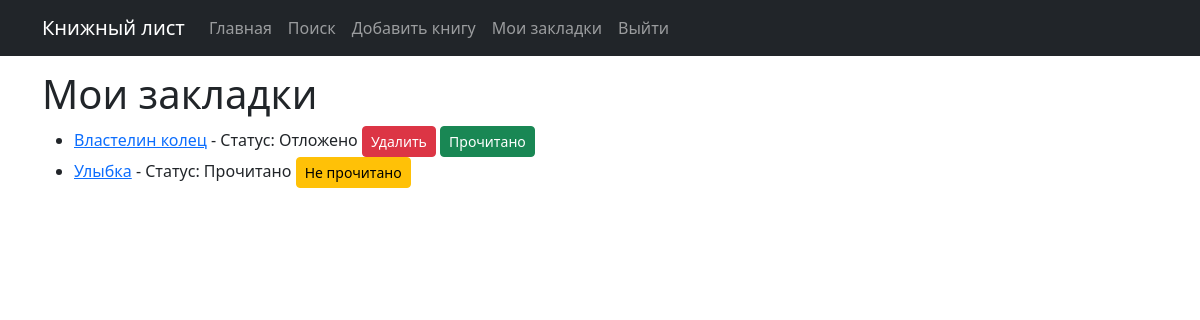
The page /bookmarks/ (signed in) on the database its author committed.
### core/models.py (models this page shows, shortened)
class Bookmark(models.Model):
    user = models.ForeignKey(settings.AUTH_USER_MODEL, on_delete=models.CASCADE, related_name='bookmarks')
    book = models.ForeignKey(Book, on_delete=models.CASCADE, related_name='bookmarks')
    status = models.CharField(max_length=20, choices=[('read', 'Прочитано'), ('to-read', 'Отложено')])

class Book(models.Model):
    title = models.CharField('Название', max_length=150)
    content = models.TextField('Содержание', blank=True)
    cover = models.ImageField('Обложка', upload_to='photos/%Y/%m/', blank=True, null=True)
    publication_date = models.DateField('Дата публикации')
    author = models.ForeignKey('Author', on_delete=models.CASCADE, verbose_name='Автор', related_name='books')
    genre = models.ForeignKey('Genre', on_delete=models.CASCADE, verbose_name='Жанр', null=True)
    class Meta:
        verbose_name = 'Книга'
        verbose_name_plural = 'Книги'
        ordering = ['publication_date']

### core/views.py (the view)
# urls.py: path('bookmarks/', views.user_bookmarks, name='user_bookmarks'),
@login_required
def user_bookmarks(request):
    bookmarks = Bookmark.objects.filter(user=request.user)
    return render(request, 'user_bookmarks.html', {'bookmarks': bookmarks})

### core/templates/user_bookmarks.html (shortened to what this page needs)
{% extends 'base.html' %}
{% block content %}
<h1>Мои закладки</h1>
<ul>
    {% for bookmark in bookmarks %}
    <li>
        <a href="{% url 'book_details' bookmark.book.id %}">{{ bookmark.book.title }}</a>
        - Статус: {{ bookmark.get_status_display }}
        {% if bookmark.status == 'to-read' %}
        <a href="{% url 'remove_bookmark' bookmark.id %}" class="btn btn-sm btn-danger">Удалить</a>
        <a href="{% url 'change_bookmark_status' bookmark.id %}" class="btn btn-sm btn-success">Прочитано</a>
        {% else %}
        <a href="{% url 'change_bookmark_status' bookmark.id %}" class="btn btn-sm btn-warning">Не прочитано</a>
        {% endif %}
    </li>
    {% endfor %}
</ul>
{% endblock %}

### templates/base.html (style rules this page uses)
body { padding-top: 70px; }

### rows shown on the page
Bookmark: book "Властелин колец", status "Отложено", shows "Удалить"
Bookmark: book "Улыбка", status "Прочитано", shows "Не прочитано"
